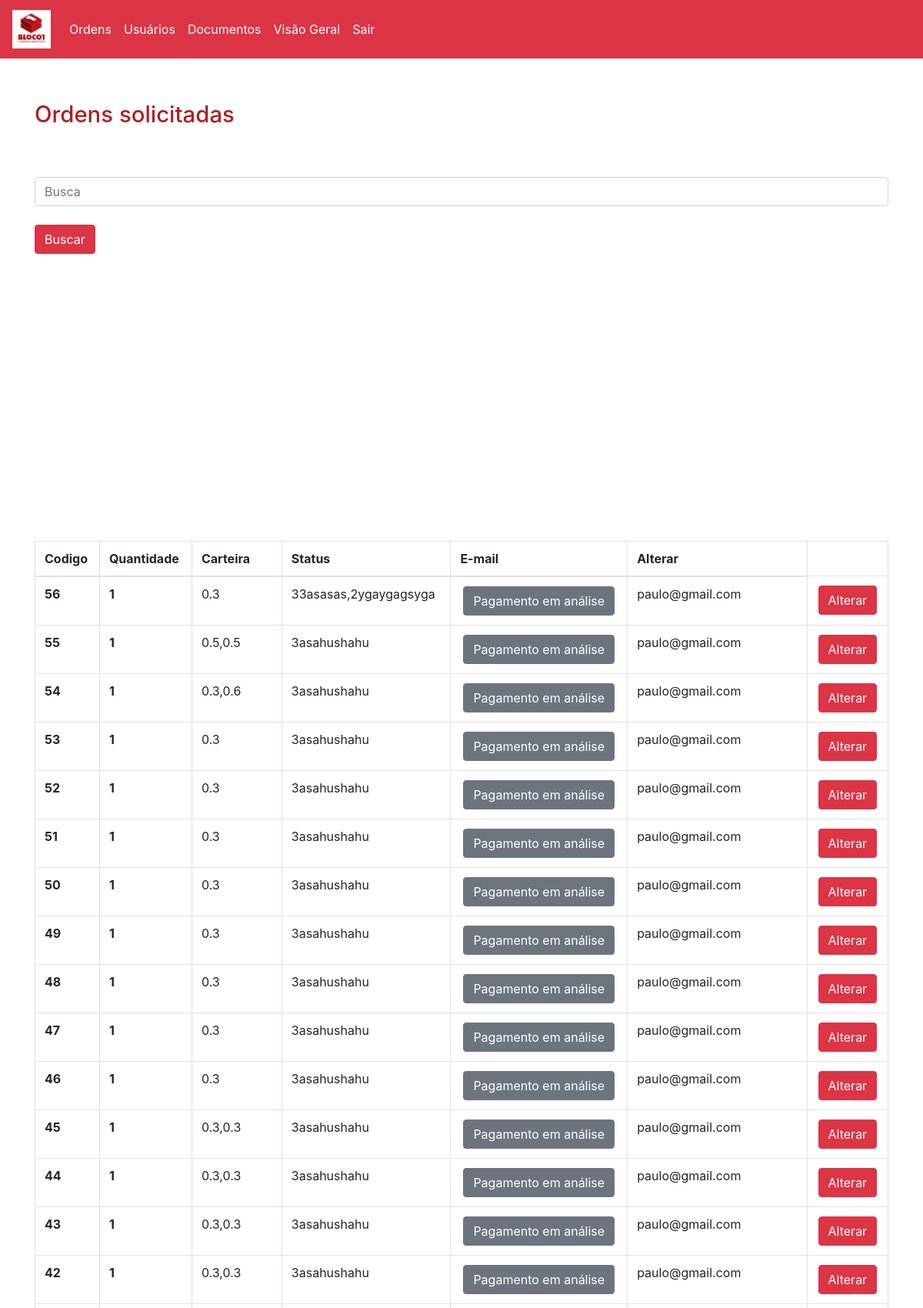
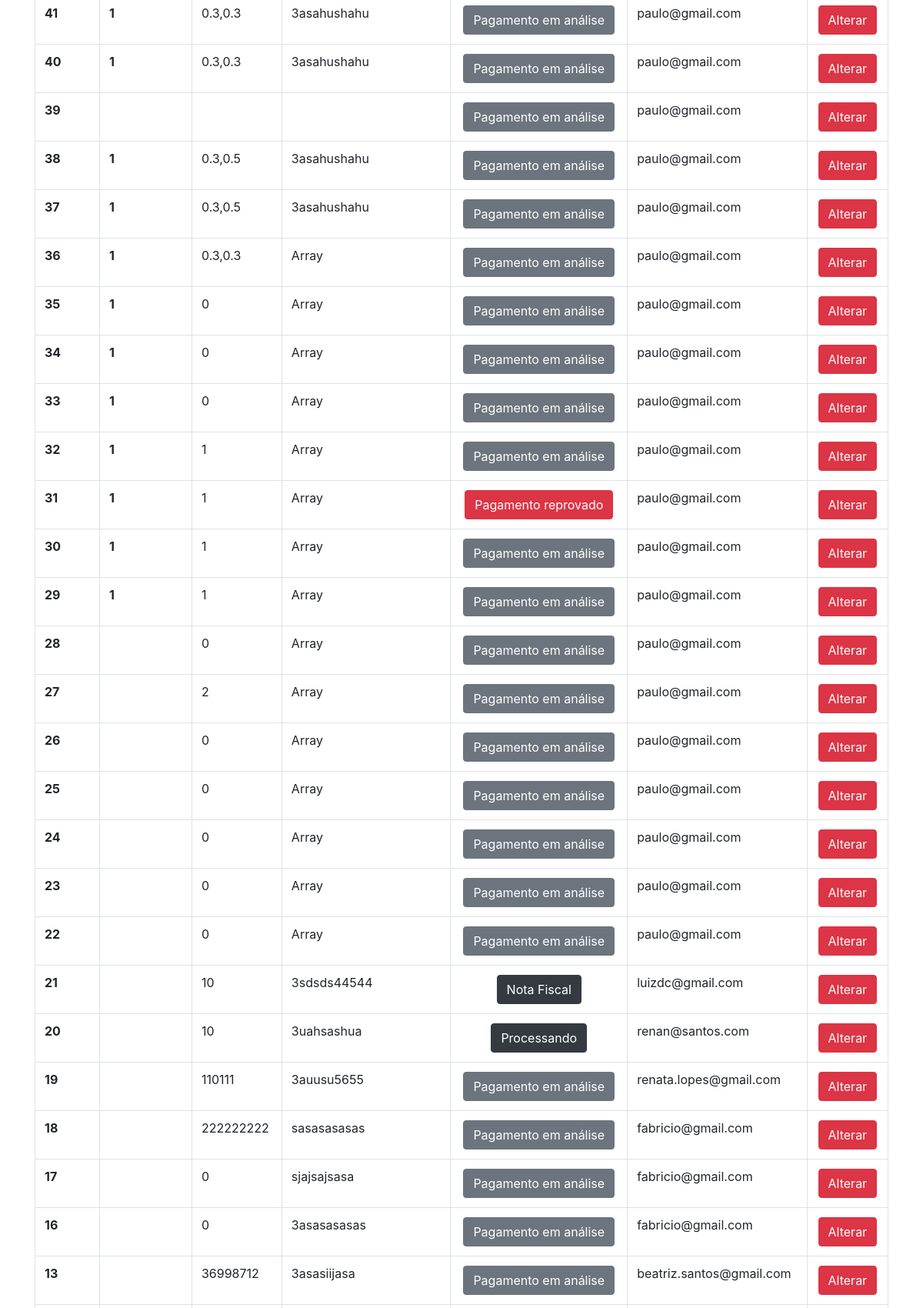
Screenshot of /adm/adm.php (signed in, upper part) with the database file from the repository (2 pictures, top to bottom).
### tables this page shows
CREATE TABLE `ordens` (
  `cod` int(11) NOT NULL,
  `valor_total` varchar(30) NOT NULL,
  `quantidade` varchar(20) NOT NULL,
  `carteira` varchar(150) NOT NULL,
  `tipo` varchar(50) NOT NULL,
  `nome` varchar(50) NOT NULL,
  `tamanho` varchar(50) NOT NULL,
  `email` varchar(50) NOT NULL,
  `valor_compra` varchar(20) NOT NULL,
  `valor_venda` varchar(20) NOT NULL,
  `valor_ordem` varchar(20) NOT NULL,
  `data` date NOT NULL,
  `hora` varchar(10) NOT NULL,
  `status` int(11) NOT NULL
);

### adm/adm.php (the view, shortened to what this page needs)
<head>
    <link rel="stylesheet" type="text/css" href="../style/style.css">
  </head>
<div style="display:none" id="tudo_page">
<?php
include "../adm/menu.php";
include "../Back/conexao.php";
?>
<div class='container'>
    <div class='row'>
        <div class='col-md-12'>
            <h2 class='espaco-padrao'>Ordens solicitadas</h2>
  </div>
</div>
<div class="row">
    <div class="col-md-12">
    <form action="../adm/busca.php" method="POST" class='espaco-padrao'>
    <input type="text" class="form-control" id="exampleInputEmail1" name="busca" aria-describedby="emailHelp" placeholder="Busca" require="required">
    <br>
    <div class="row">
      <div class="col-md-12">
    <button type="submit" class="btn btn-danger">Buscar</button>
      </div>
    </div>
</form>
    </div>
</div>
<div class="row">
    <div class="col-md-12">
    <table class="table table-bordered">
  <thead>
    <tr>
      <th scope="col">Codigo</th>
      <th scope="col">Quantidade</th>
      <th scope="col">Carteira</th>
      <th scope="col">Status</th>
      <th scope="col">E-mail</th>
      <th scope="col">Alterar</th>
    </tr>
  </thead>
  <tbody>
    <tr>
    <?php
       $consulta = "Select * from ordens where status != '4' order by cod desc";
       $resultado = mysqli_query($link,$consulta);
       foreach ($resultado as $rows){
           $codigo = $rows['cod'];
           $valor_total = $rows['valor_total'];
           $quantidade = $rows['quantidade'];
           $carteira = $rows['carteira'];
           $status = $rows['status'];
           $email = $rows['email'];
           ?>
        <div class="col-md-12">
            <div class="row">
      <th scope="row"><?php echo $codigo?></th>
            </div>
        </div>
        <div class="col-md-12">
            <div class="row">
      <th scope="row"><?php echo $valor_total?></th>
            </div>
        </div>
        <div class="col-md-12">
            <div class="row">
      <td><?php echo  $quantidade ?></td>
            </div>
        </div>
        <div class="col-md-12">
            <div class="row">
      <td><?php echo $carteira ?></td>
            </div>
        </div>
        <div class="col-md-12">
            <div class="row">
      <td align="center"><?php
      if ($status == 0){
        echo "<button type='button' align='center' class='btn btn-secondary'>Pagamento em análise</button>";
      }elseif($status == 1){
        echo "<button type='button' align='center' class='btn btn-warning'>Pagamento aprovado</button>";
     }elseif($status == 2){
        echo "<button type='button' align='center' class='btn btn-danger'>Pagamento reprovado</button>";
      }elseif($status == 3){
        echo "<button type='button' align='center' class='btn btn-dark'>Processando</button>";
      }elseif($status == 5){
        echo "<button type='button' align='center' class='btn btn-dark'>Nota Fiscal</button>";
      }else{
        echo "<button type='button' align='center' class='btn btn-success'>Ordem concluída</button>";
      }
       ?></td>
            </div>
            <div class="col-md-12">
            <div class="row">
      <td><?php echo $email ?></td>
            </div>
        </div>
            <div class="col-md-12">
            <div class="row">
      <td align='center'><a href="ordens.php?cod= <?=$codigo;?>"><button type="button" class="btn btn-danger">Alterar</button></a></td>
            </div>
        </div>
        </div>
    </tr>
         <?php
        }
        ?>
        </tbody>
</table>
    </div>
</div>
</div>
      </body>
</html>

### style/style.css (style rules this page uses)
.espaco-padrao { margin-top:5%!important; }
h2 { color:#AF1D23!important; font-size:22pt; }
.table { overflow: scroll!important; }

### rows the page displays
ordens: cod "56", valor_total "1", quantidade "0.3", carteira "33asasas,2ygaygagsyga", status "Pagamento em análise", email "paulo@gmail.com"
ordens: cod "55", valor_total "1", quantidade "0.5,0.5", carteira "3asahushahu", status "Pagamento em análise", email "paulo@gmail.com"
ordens: cod "54", valor_total "1", quantidade "0.3,0.6", carteira "3asahushahu", status "Pagamento em análise", email "paulo@gmail.com"
ordens: cod "53", valor_total "1", quantidade "0.3", carteira "3asahushahu", status "Pagamento em análise", email "paulo@gmail.com"
ordens: cod "52", valor_total "1", quantidade "0.3", carteira "3asahushahu", status "Pagamento em análise", email "paulo@gmail.com"
ordens: cod "51", valor_total "1", quantidade "0.3", carteira "3asahushahu", status "Pagamento em análise", email "paulo@gmail.com"
ordens: cod "50", valor_total "1", quantidade "0.3", carteira "3asahushahu", status "Pagamento em análise", email "paulo@gmail.com"
ordens: cod "49", valor_total "1", quantidade "0.3", carteira "3asahushahu", status "Pagamento em análise", email "paulo@gmail.com"
ordens: cod "48", valor_total "1", quantidade "0.3", carteira "3asahushahu", status "Pagamento em análise", email "paulo@gmail.com"
ordens: cod "47", valor_total "1", quantidade "0.3", carteira "3asahushahu", status "Pagamento em análise", email "paulo@gmail.com"
ordens: cod "46", valor_total "1", quantidade "0.3", carteira "3asahushahu", status "Pagamento em análise", email "paulo@gmail.com"
ordens: cod "45", valor_total "1", quantidade "0.3,0.3", carteira "3asahushahu", status "Pagamento em análise", email "paulo@gmail.com"
ordens: cod "44", valor_total "1", quantidade "0.3,0.3", carteira "3asahushahu", status "Pagamento em análise", email "paulo@gmail.com"
ordens: cod "43", valor_total "1", quantidade "0.3,0.3", carteira "3asahushahu", status "Pagamento em análise", email "paulo@gmail.com"
ordens: cod "42", valor_total "1", quantidade "0.3,0.3", carteira "3asahushahu", status "Pagamento em análise", email "paulo@gmail.com"
ordens: cod "41", valor_total "1", quantidade "0.3,0.3", carteira "3asahushahu", status "Pagamento em análise", email "paulo@gmail.com"
ordens: cod "40", valor_total "1", quantidade "0.3,0.3", carteira "3asahushahu", status "Pagamento em análise", email "paulo@gmail.com"
ordens: cod "39", status "Pagamento em análise", email "paulo@gmail.com"
ordens: cod "38", valor_total "1", quantidade "0.3,0.5", carteira "3asahushahu", status "Pagamento em análise", email "paulo@gmail.com"
ordens: cod "37", valor_total "1", quantidade "0.3,0.5", carteira "3asahushahu", status "Pagamento em análise", email "paulo@gmail.com"
ordens: cod "36", valor_total "1", quantidade "0.3,0.3", carteira "Array", status "Pagamento em análise", email "paulo@gmail.com"
ordens: cod "35", valor_total "1", quantidade "0", carteira "Array", status "Pagamento em análise", email "paulo@gmail.com"
ordens: cod "34", valor_total "1", quantidade "0", carteira "Array", status "Pagamento em análise", email "paulo@gmail.com"
ordens: cod "33", valor_total "1", quantidade "0", carteira "Array", status "Pagamento em análise", email "paulo@gmail.com"
ordens: cod "32", valor_total "1", quantidade "1", carteira "Array", status "Pagamento em análise", email "paulo@gmail.com"
ordens: cod "31", valor_total "1", quantidade "1", carteira "Array", status "Pagamento reprovado", email "paulo@gmail.com"
ordens: cod "30", valor_total "1", quantidade "1", carteira "Array", status "Pagamento em análise", email "paulo@gmail.com"
ordens: cod "29", valor_total "1", quantidade "1", carteira "Array", status "Pagamento em análise", email "paulo@gmail.com"
ordens: cod "28", quantidade "0", carteira "Array", status "Pagamento em análise", email "paulo@gmail.com"
ordens: cod "27", quantidade "2", carteira "Array", status "Pagamento em análise", email "paulo@gmail.com"
ordens: cod "26", quantidade "0", carteira "Array", status "Pagamento em análise", email "paulo@gmail.com"
ordens: cod "25", quantidade "0", carteira "Array", status "Pagamento em análise", email "paulo@gmail.com"
ordens: cod "24", quantidade "0", carteira "Array", status "Pagamento em análise", email "paulo@gmail.com"
ordens: cod "23", quantidade "0", carteira "Array", status "Pagamento em análise", email "paulo@gmail.com"
ordens: cod "22", quantidade "0", carteira "Array", status "Pagamento em análise", email "paulo@gmail.com"
ordens: cod "21", quantidade "10", carteira "3sdsds44544", status "Nota Fiscal", email "luizdc@gmail.com"
ordens: cod "20", quantidade "10", carteira "3uahsashua", status "Processando", email "renan@santos.com"
ordens: cod "19", quantidade "110111", carteira "3auusu5655", status "Pagamento em análise", email "renata.lopes@gmail.com"
ordens: cod "18", quantidade "222222222", carteira "sasasasasas", status "Pagamento em análise", email "fabricio@gmail.com"
ordens: cod "17", quantidade "0", carteira "sjajsajsasa", status "Pagamento em análise", email "fabricio@gmail.com"
ordens: cod "16", quantidade "0", carteira "3asasasasas", status "Pagamento em análise", email "fabricio@gmail.com"
ordens: cod "13", quantidade "36998712", carteira "3asasiijasa", status "Pagamento em análise", email "beatriz.santos@gmail.com"
